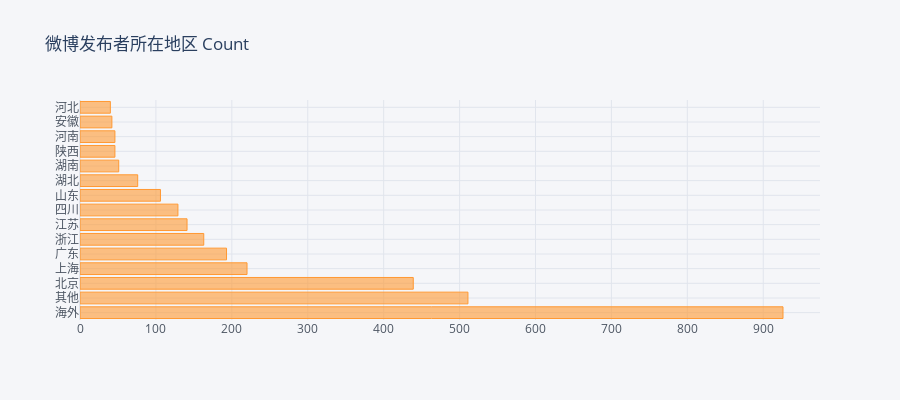

Notebook code for this chart:
### Code cell
fig = df.发布者地区.value_counts().iloc[:15].iplot(kind='barh', asFigure=True)
fig.update_layout(height=400, title='微博发布者所在地区 Count')

### Figure 1 — Plotly figure (JSON) as saved in the notebook; plotly's stock layout.template omitted (floating-point values rounded to 4 significant figures)
{"data": [{"marker": {"color": "rgba(255, 153, 51, 0.6)", "line": {"color": "rgba(255, 153, 51, 1.0)", "width": 1}}, "name": "发布者地区", "orientation": "h", "text": "", "type": "bar", "x": [926, 511, 439, 220, 193, 163, 141, 129, 106, 76, 51, 46, 46, 42, 40], "y": ["海外", "其他", "北京", "上海", "广东", "浙江", "江苏", "四川", "山东", "湖北", "湖南", "陕西", "河南", "安徽", "河北"]}], "layout": {"height": 400, "legend": {"bgcolor": "#F5F6F9", "font": {"color": "#4D5663"}}, "paper_bgcolor": "#F5F6F9", "plot_bgcolor": "#F5F6F9", "title": {"text": "微博发布者所在地区 Count"}, "xaxis": {"gridcolor": "#E1E5ED", "showgrid": true, "tickfont": {"color": "#4D5663"}, "title": {"font": {"color": "#4D5663"}, "text": ""}, "zerolinecolor": "#E1E5ED"}, "yaxis": {"gridcolor": "#E1E5ED", "showgrid": true, "tickfont": {"color": "#4D5663"}, "title": {"font": {"color": "#4D5663"}, "text": ""}, "zerolinecolor": "#E1E5ED"}}}
